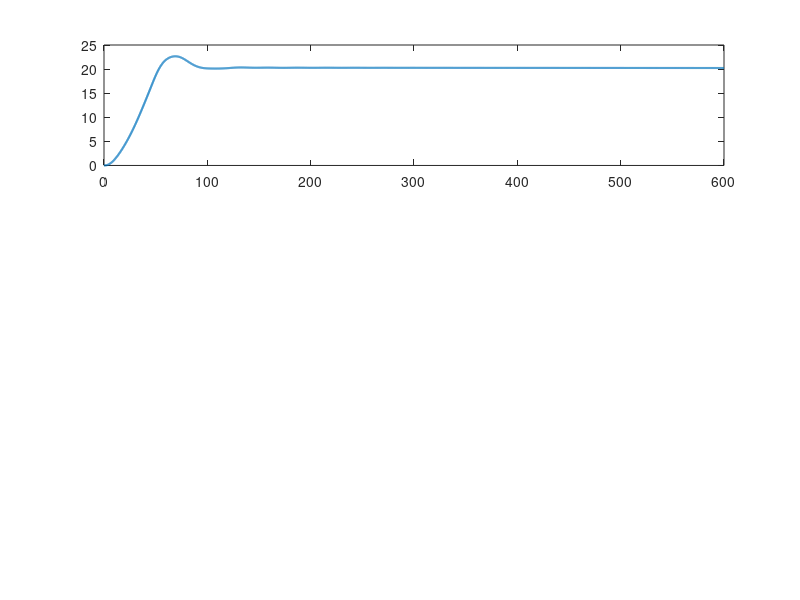

The MATLAB source for this figure: (Note: this script raises an error after producing the figure.)
% Load autopilot data
load AutopilotPIDdata.mat

% Assign data
time = data(:,11);
surge = data(:,1);
sway = data(:,2);
yaw_rate = data(:,3);
x_pos = data(:,4);
y_pos = data(:,5);
yaw = data(:,6);
roll_rate = data(:,7);
roll = data(:,8);
rudder = data(:,9);
shaft = data(:,10);

% Display data
figure
subplot(3,1,1)
plot(time, yaw*180/pi, "LineWidth", 1.5);
yline(20, 'r--', 'Desired Course');
grid on;
ylabel("Heading [deg]");

subplot(3,1,2)
plot(time, rudder*180/pi, "LineWidth", 1.5);
grid on;
ylabel("Rudder [deg]");

subplot(3,1,3)
plot(time,yaw_rate*180/pi, "LineWidth", 1.5);
grid on;
ylabel("Yaw rate [deg/s]");

figure
plot(y_pos, x_pos);
title("Trajectory")
axis("equal");
grid on;
ylabel("X-position [m]");
xlabel("Y-position [m]");
